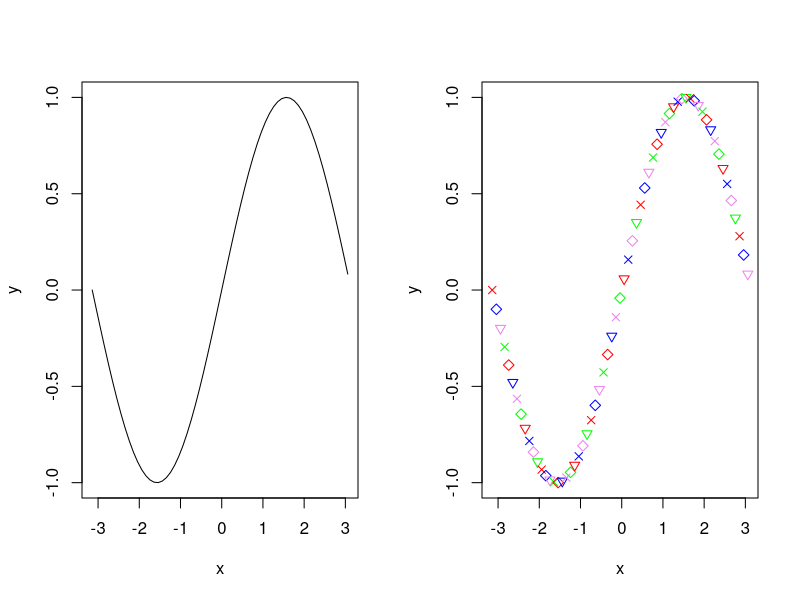

R code for this plot:
# Combing plots into a single image by using the par() function


x=seq(-pi,pi,0.1)
y=sin(x)

# divide window into a 1X2 grid
par(mfrow=c(1,2))

# add plots to window
plot(x,y,type='l')
plot(x,y,pch=c(4,5,6),col=c('red','blue','violet','green'))
